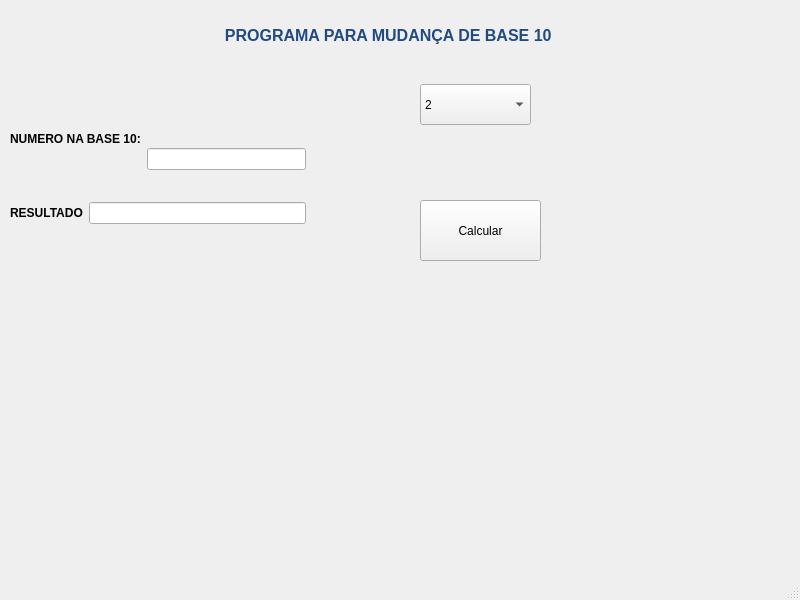
<?xml version="1.0" encoding="UTF-8"?>
<ui version="4.0">
 <class>MainWindow</class>
 <widget class="QMainWindow" name="MainWindow">
  <property name="geometry">
   <rect>
    <x>0</x>
    <y>0</y>
    <width>800</width>
    <height>600</height>
   </rect>
  </property>
  <property name="windowTitle">
   <string>MainWindow</string>
  </property>
  <widget class="QWidget" name="centralwidget">
   <widget class="QLabel" name="label">
    <property name="geometry">
     <rect>
      <x>110</x>
      <y>0</y>
      <width>561</width>
      <height>71</height>
     </rect>
    </property>
    <property name="text">
     <string>&lt;html&gt;&lt;head/&gt;&lt;body&gt;&lt;p align=&quot;center&quot;&gt;&lt;span style=&quot; font-size:12pt; font-weight:700; color:#204a87;&quot;&gt;PROGRAMA PARA MUDANÇA DE BASE 10 &lt;/span&gt;&lt;/p&gt;&lt;/body&gt;&lt;/html&gt;</string>
    </property>
   </widget>
   <widget class="QLabel" name="label_2">
    <property name="geometry">
     <rect>
      <x>20</x>
      <y>70</y>
      <width>111</width>
      <height>31</height>
     </rect>
    </property>
    <property name="text">
     <string>&lt;html&gt;&lt;head/&gt;&lt;body&gt;&lt;p&gt;&lt;br/&gt;&lt;/p&gt;&lt;/body&gt;&lt;/html&gt;</string>
    </property>
   </widget>
   <widget class="QComboBox" name="comboBox">
    <property name="geometry">
     <rect>
      <x>420</x>
      <y>84</y>
      <width>111</width>
      <height>41</height>
     </rect>
    </property>
    <item>
     <property name="text">
      <string>2</string>
     </property>
    </item>
    <item>
     <property name="text">
      <string>8</string>
     </property>
    </item>
    <item>
     <property name="text">
      <string>16</string>
     </property>
    </item>
   </widget>
   <widget class="QPushButton" name="pushButtonCalcular">
    <property name="geometry">
     <rect>
      <x>420</x>
      <y>200</y>
      <width>121</width>
      <height>61</height>
     </rect>
    </property>
    <property name="text">
     <string>Calcular</string>
    </property>
   </widget>
   <widget class="QWidget" name="layoutWidget">
    <property name="geometry">
     <rect>
      <x>10</x>
      <y>122</y>
      <width>296</width>
      <height>113</height>
     </rect>
    </property>
    <layout class="QVBoxLayout" name="verticalLayout">
     <item>
      <layout class="QHBoxLayout" name="horizontalLayout_2">
       <item>
        <widget class="QLabel" name="label_3">
         <property name="text">
          <string>&lt;html&gt;&lt;head/&gt;&lt;body&gt;&lt;p&gt;&lt;span style=&quot; font-weight:700;&quot;&gt;NUMERO NA BASE 10:&lt;/span&gt;&lt;/p&gt;&lt;p&gt;&lt;br/&gt;&lt;/p&gt;&lt;/body&gt;&lt;/html&gt;</string>
         </property>
        </widget>
       </item>
       <item>
        <widget class="QLineEdit" name="lineEditNumeroBase"/>
       </item>
      </layout>
     </item>
     <item>
      <layout class="QHBoxLayout" name="horizontalLayout">
       <item>
        <widget class="QLabel" name="label_4">
         <property name="text">
          <string>&lt;html&gt;&lt;head/&gt;&lt;body&gt;&lt;p&gt;&lt;span style=&quot; font-weight:700;&quot;&gt;RESULTADO&lt;/span&gt;&lt;/p&gt;&lt;/body&gt;&lt;/html&gt;</string>
         </property>
        </widget>
       </item>
       <item>
        <widget class="QLineEdit" name="lineEditResultado"/>
       </item>
      </layout>
     </item>
    </layout>
   </widget>
  </widget>
  <widget class="QMenuBar" name="menubar">
   <property name="geometry">
    <rect>
     <x>0</x>
     <y>0</y>
     <width>800</width>
     <height>25</height>
    </rect>
   </property>
  </widget>
  <widget class="QStatusBar" name="statusbar"/>
 </widget>
 <resources/>
 <connections/>
</ui>
